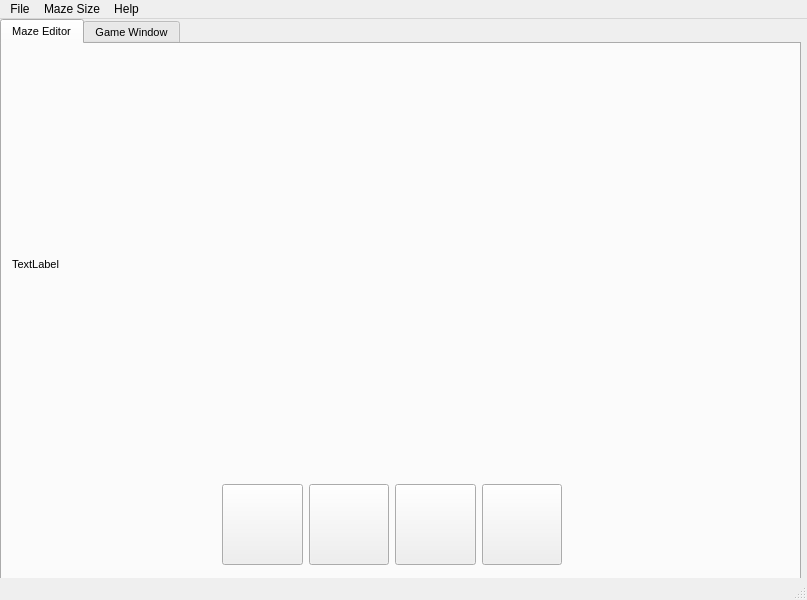
<?xml version="1.0" encoding="UTF-8"?>
<ui version="4.0">
 <class>Viewer</class>
 <widget class="QMainWindow" name="Viewer">
  <property name="geometry">
   <rect>
    <x>0</x>
    <y>0</y>
    <width>807</width>
    <height>600</height>
   </rect>
  </property>
  <property name="windowTitle">
   <string>Viewer</string>
  </property>
  <widget class="QWidget" name="centralwidget">
   <widget class="QTabWidget" name="tabWidget">
    <property name="geometry">
     <rect>
      <x>0</x>
      <y>0</y>
      <width>801</width>
      <height>581</height>
     </rect>
    </property>
    <property name="font">
     <font>
      <pointsize>8</pointsize>
     </font>
    </property>
    <property name="currentIndex">
     <number>0</number>
    </property>
    <widget class="QWidget" name="tab">
     <attribute name="title">
      <string>Maze Editor</string>
     </attribute>
     <widget class="QWidget" name="horizontalLayoutWidget">
      <property name="geometry">
       <rect>
        <x>220</x>
        <y>440</y>
        <width>340</width>
        <height>81</height>
       </rect>
      </property>
      <layout class="QHBoxLayout" name="horizontalLayout">
       <item>
        <widget class="QPushButton" name="coinButton">
         <property name="sizePolicy">
          <sizepolicy hsizetype="Minimum" vsizetype="Preferred">
           <horstretch>0</horstretch>
           <verstretch>0</verstretch>
          </sizepolicy>
         </property>
         <property name="text">
          <string/>
         </property>
         <property name="icon">
          <iconset resource="Resource.qrc">
           <normaloff>:/icon/res/coin.png</normaloff>:/icon/res/coin.png</iconset>
         </property>
         <property name="iconSize">
          <size>
           <width>28</width>
           <height>28</height>
          </size>
         </property>
        </widget>
       </item>
       <item>
        <widget class="QPushButton" name="wallButton">
         <property name="sizePolicy">
          <sizepolicy hsizetype="Minimum" vsizetype="Preferred">
           <horstretch>0</horstretch>
           <verstretch>0</verstretch>
          </sizepolicy>
         </property>
         <property name="text">
          <string/>
         </property>
         <property name="icon">
          <iconset resource="Resource.qrc">
           <normaloff>:/icon/res/wall.png</normaloff>:/icon/res/wall.png</iconset>
         </property>
         <property name="iconSize">
          <size>
           <width>26</width>
           <height>26</height>
          </size>
         </property>
        </widget>
       </item>
       <item>
        <widget class="QPushButton" name="spaceButton">
         <property name="sizePolicy">
          <sizepolicy hsizetype="Minimum" vsizetype="Preferred">
           <horstretch>0</horstretch>
           <verstretch>0</verstretch>
          </sizepolicy>
         </property>
         <property name="text">
          <string/>
         </property>
         <property name="icon">
          <iconset resource="Resource.qrc">
           <normaloff>:/icon/res/eraser.png</normaloff>:/icon/res/eraser.png</iconset>
         </property>
         <property name="iconSize">
          <size>
           <width>26</width>
           <height>26</height>
          </size>
         </property>
        </widget>
       </item>
       <item>
        <widget class="QPushButton" name="startPointButton">
         <property name="sizePolicy">
          <sizepolicy hsizetype="Minimum" vsizetype="Preferred">
           <horstretch>0</horstretch>
           <verstretch>0</verstretch>
          </sizepolicy>
         </property>
         <property name="text">
          <string/>
         </property>
         <property name="icon">
          <iconset resource="Resource.qrc">
           <normaloff>:/icon/res/start-point.png</normaloff>:/icon/res/start-point.png</iconset>
         </property>
         <property name="iconSize">
          <size>
           <width>26</width>
           <height>26</height>
          </size>
         </property>
        </widget>
       </item>
      </layout>
     </widget>
     <widget class="QLabel" name="editorScene">
      <property name="geometry">
       <rect>
        <x>10</x>
        <y>10</y>
        <width>781</width>
        <height>421</height>
       </rect>
      </property>
      <property name="text">
       <string>TextLabel</string>
      </property>
     </widget>
    </widget>
    <widget class="QWidget" name="tab_2">
     <attribute name="title">
      <string>Game Window</string>
     </attribute>
     <widget class="QListWidget" name="actionList">
      <property name="geometry">
       <rect>
        <x>710</x>
        <y>60</y>
        <width>81</width>
        <height>331</height>
       </rect>
      </property>
     </widget>
     <widget class="QListWidget" name="blockList">
      <property name="geometry">
       <rect>
        <x>130</x>
        <y>470</y>
        <width>511</width>
        <height>61</height>
       </rect>
      </property>
     </widget>
     <widget class="QPushButton" name="startButton">
      <property name="geometry">
       <rect>
        <x>330</x>
        <y>380</y>
        <width>121</width>
        <height>71</height>
       </rect>
      </property>
      <property name="font">
       <font>
        <pointsize>22</pointsize>
       </font>
      </property>
      <property name="text">
       <string>Start</string>
      </property>
     </widget>
     <widget class="QLabel" name="gameScene">
      <property name="geometry">
       <rect>
        <x>40</x>
        <y>50</y>
        <width>621</width>
        <height>301</height>
       </rect>
      </property>
      <property name="text">
       <string>TextLabel</string>
      </property>
     </widget>
     <widget class="QPushButton" name="DoButton">
      <property name="geometry">
       <rect>
        <x>710</x>
        <y>390</y>
        <width>80</width>
        <height>21</height>
       </rect>
      </property>
      <property name="text">
       <string>Do</string>
      </property>
     </widget>
     <widget class="QPushButton" name="UntilButton">
      <property name="geometry">
       <rect>
        <x>710</x>
        <y>410</y>
        <width>80</width>
        <height>21</height>
       </rect>
      </property>
      <property name="text">
       <string>Until</string>
      </property>
     </widget>
     <widget class="QPushButton" name="RightButton">
      <property name="geometry">
       <rect>
        <x>710</x>
        <y>430</y>
        <width>80</width>
        <height>21</height>
       </rect>
      </property>
      <property name="text">
       <string>Right</string>
      </property>
     </widget>
     <widget class="QPushButton" name="LeftButton">
      <property name="geometry">
       <rect>
        <x>710</x>
        <y>450</y>
        <width>80</width>
        <height>21</height>
       </rect>
      </property>
      <property name="text">
       <string>Left</string>
      </property>
     </widget>
     <widget class="QPushButton" name="ForwardButton">
      <property name="geometry">
       <rect>
        <x>710</x>
        <y>470</y>
        <width>80</width>
        <height>21</height>
       </rect>
      </property>
      <property name="text">
       <string>Forward</string>
      </property>
     </widget>
     <widget class="QPushButton" name="deleteButton">
      <property name="geometry">
       <rect>
        <x>710</x>
        <y>490</y>
        <width>80</width>
        <height>21</height>
       </rect>
      </property>
      <property name="text">
       <string>Delete</string>
      </property>
     </widget>
     <widget class="QPushButton" name="cleanButton">
      <property name="geometry">
       <rect>
        <x>710</x>
        <y>510</y>
        <width>80</width>
        <height>21</height>
       </rect>
      </property>
      <property name="text">
       <string>Clean</string>
      </property>
     </widget>
    </widget>
   </widget>
  </widget>
  <widget class="QMenuBar" name="menubar">
   <property name="geometry">
    <rect>
     <x>0</x>
     <y>0</y>
     <width>807</width>
     <height>24</height>
    </rect>
   </property>
   <widget class="QMenu" name="menuFile">
    <property name="title">
     <string>File</string>
    </property>
    <addaction name="actionNew"/>
    <addaction name="actionOpen"/>
    <addaction name="actionSave"/>
   </widget>
   <widget class="QMenu" name="menuMaze_Size">
    <property name="title">
     <string>Maze Size</string>
    </property>
    <addaction name="actionResize"/>
   </widget>
   <widget class="QMenu" name="menuHelp">
    <property name="title">
     <string>Help</string>
    </property>
    <addaction name="actionAbout"/>
   </widget>
   <addaction name="menuFile"/>
   <addaction name="menuMaze_Size"/>
   <addaction name="menuHelp"/>
  </widget>
  <widget class="QStatusBar" name="statusbar"/>
  <action name="actionNew">
   <property name="text">
    <string>New</string>
   </property>
  </action>
  <action name="actionOpen">
   <property name="text">
    <string>Open</string>
   </property>
  </action>
  <action name="actionSave">
   <property name="text">
    <string>Save</string>
   </property>
  </action>
  <action name="actionAbout">
   <property name="text">
    <string>About</string>
   </property>
  </action>
  <action name="actionResize">
   <property name="text">
    <string>Resize</string>
   </property>
  </action>
 </widget>
 <resources>
  <include location="Resource.qrc"/>
 </resources>
 <connections/>
</ui>
